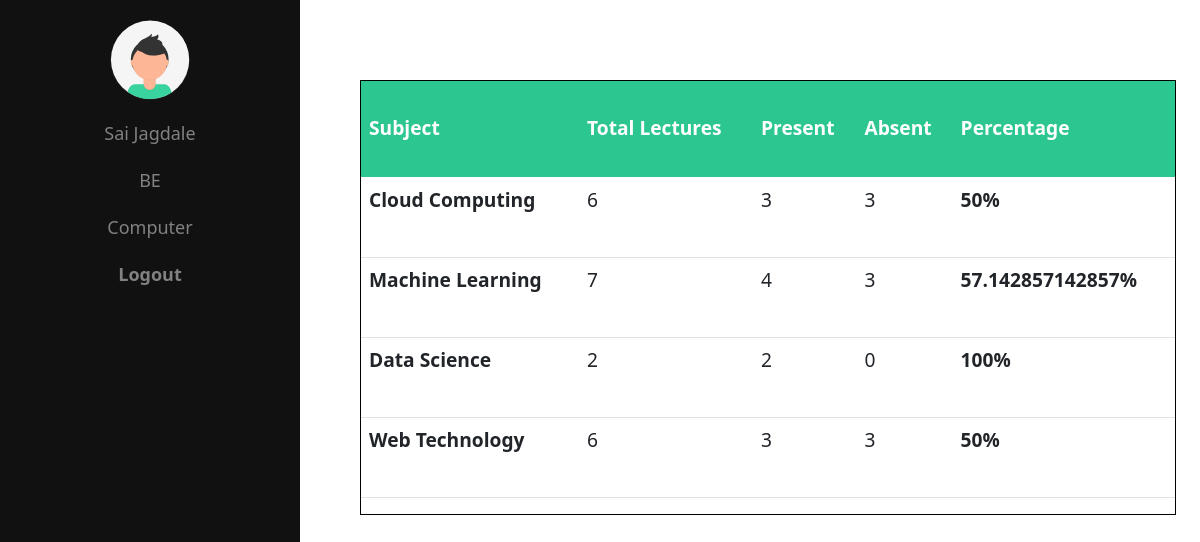
The app's page /home.php (signed in) with its own data.
### tables this page shows
CREATE TABLE `studentdetails` (
  `id` varchar(255) DEFAULT NULL,
  `password` varchar(255) DEFAULT NULL,
  `name` varchar(255) DEFAULT NULL,
  `branch` varchar(255) DEFAULT NULL,
  `year` varchar(255) DEFAULT NULL,
  `email` varchar(255) DEFAULT NULL
);

### home.php (the view, shortened to what this page needs)
<?php
require_once("db.php");
?>
<!DOCTYPE html>
<html lang="en">
<head>
  <link rel="stylesheet" href="style.css">
  <link rel="stylesheet" href="style1.css">
  <link href="https://cdn.jsdelivr.net/npm/bootstrap@5.0.2/dist/css/bootstrap.min.css" rel="stylesheet">
</head>
<body>
  <div class="mainscreen">
    <div id="sidebar">
      <img src="img/avatar.svg" alt="Profile Icon" class="profile-icon">
      <?php
      $query = "select * from studentdetails where id='" . $_SESSION["loginid"] . "'";
      $res = mysqli_query($con, $query);
      while ($row = mysqli_fetch_array($res)) {
        echo '<a href="">' . $row["name"] . '</a>
        <a href="">' . $row["year"] . '</a>
      <a href="">' . $row["branch"] . '</a>
      <a href="logout.php"><strong>Logout</strong></a>
      ';
      }
      ?>
    </div>
    <div class="divmain">
      <?php
      $temparray = array();
      $res = mysqli_query($con, "select * from lectures");
      while ($row = mysqli_fetch_array($res)) {
        if ((array_key_exists($row["subject"], $temparray))) {
          $temparray[$row["subject"]] = $temparray[$row["subject"]] + 1;
        } else {
          $temparray[$row["subject"]] = 1;
        }
      }
      $student = array();
      $qry = "select * from " . $_SESSION["loginid"];
      $res = mysqli_query($con, $qry);
      while ($row = mysqli_fetch_array($res)) {
        if ((array_key_exists($row["subject"], $student))) {
          $student[$row["subject"]] = $student[$row["subject"]] + 1;
        } else {
          $student[$row["subject"]] = 1;
        }
      }
      $keys = array_keys($temparray);
      ?>
      <table class="table">
        <thead style="vertical-align: middle">
          <tr>
            <th scope="col">Subject</th>
            <th scope="col">Total Lectures</th>
            <th scope="col">Present</th>
            <th scope="col">Absent</th>
            <th scope="col">Percentage</th>
          </tr>
        </thead>
        <tbody>
          <tr>
            <?php
            foreach ($keys as $key) {
              $per = 100 - (($temparray[$key] - $student[$key]) * 100 / $temparray[$key]);
              echo '<th scope="row">' . $key . '</th>
          <td>' . $temparray[$key] . '</td>
          <td>' . $student[$key] . '</td>
          <td>' . $temparray[$key] - $student[$key] . '</td>
          <td><strong>' . $per . '%</strong></td>
        </tr>';
            }
            ?>
        </tbody>
      </table>
    </div>
  </div>
</body>
</html>

### style.css (style rules this page uses)
.divmain { border: 0.1rem solid black; margin-left: 30vw; height: auto; margin-right: 2vw; margin-top: 10vh; margin-bottom: 10vh; }
.table > thead { color: white; background-color: rgba(44, 199, 145, 255); height: 12vh; font-size: 1.3rem; }
tr { height: 10vh; font-size: 1.2rem; }
.mainscreen { height: 100%; }
html { overflow-y: scroll; }

### style1.css (style rules this page uses)
* { padding: 0; margin: 0; box-sizing: border-box; }
body { font-family: "Poppins", sans-serif; overflow: hidden; }
a { display: block; text-align: right; text-decoration: none; color: #999; font-size: 0.9rem; transition: 0.3s; }
#sidebar { height: 100%; width: 25vw; position: fixed; top: 0; left: 0; background-color: #111; padding-top: 20px; transition: 0.5s; z-index: 1; align-items: center; display: flex; flex-direction: column; }
#sidebar a { padding: 10px 15px; text-decoration: none; font-size: 18px; color: #818181; display: block; transition: 0.3s; }
.profile-icon { width: 80px; height: 80px; border-radius: 50%; margin-bottom: 10px; align-items: center; display: flex; flex-direction: column; }

### records on screen
studentdetails: name "Sai Jagdale", year "BE", branch "Computer"

### other values on screen
$key "Cloud Computing"
$temparray[$key] "6"
$student[$key] "3"
$temparray[$key] - $student[$key] "3"
$per "50"
$key "Machine Learning"
$temparray[$key] "7"
$student[$key] "4"
$per "57.142857142857"
$key "Data Science"
$temparray[$key] "2"
$student[$key] "2"
$temparray[$key] - $student[$key] "0"
$per "100"
$key "Web Technology"
